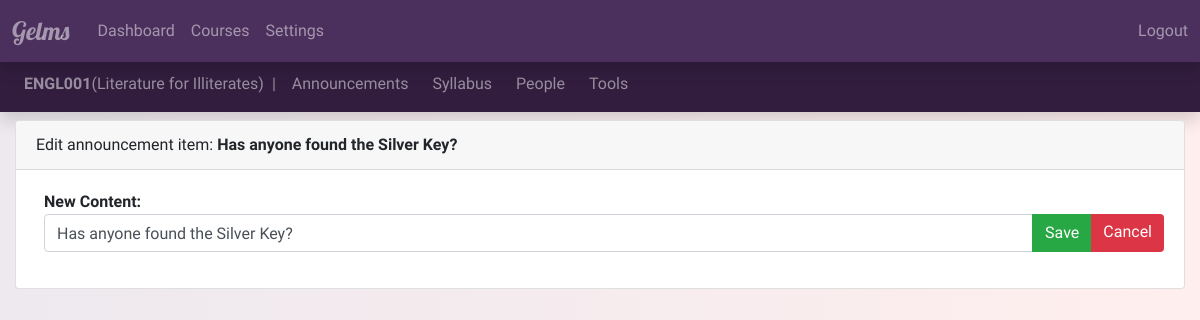
The app's page /ENGL001/announcement/20/announcement_edit (signed in) with its own data.
### courses/models.py (models this page shows, shortened)
class Course(models.Model):
    name = models.CharField(max_length=7, unique=True, help_text='e.g. ENPM613')
    title = models.CharField(max_length=200, help_text='e.g. Software Design and Implementation')
    DOMAIN_CHOICES = (
        ('Art', 'Art'),
        ('Computer Science', 'Computer Science'),
        ('Engineering', 'Engineering'),
        ('History', 'History'),
        ('Literature', 'Literature'),
        ('Math', 'Math'),
        ('Music', 'Music'),
        ('Physics', 'Physics'),
        ('Political Science', 'Political Science'),
        )
    domain = models.CharField(max_length=30, choices=DOMAIN_CHOICES, default='Art')
    students = models.ManyToManyField(CustomUser, related_name='course_students', limit_choices_to={'status': 'Student'}, blank=True)
    graders = models.ManyToManyField(CustomUser, related_name='course_graders', limit_choices_to={'status': 'Grader'}, blank=True)
    teachers = models.ManyToManyField(CustomUser, related_name='course_teachers', limit_choices_to={'status': 'Teacher'}, blank=True)

### announcements/models.py (models this page shows, shortened)
class Announcement(models.Model):
    content = models.CharField(max_length=1000)
    course = models.ForeignKey(Course, related_name='course_announcements', blank=True, on_delete=models.CASCADE)
    publish_date = models.DateTimeField(blank=True,null=True)
    publisher = models.CharField(max_length=100, blank=True)

### announcements/views.py (the view)
# urls.py: path('<course_name>/announcement/<announcement_id>/announcement_edit',AnnouncementView.announcement_edit,name="announcement_edit"),
    @csrf_exempt
    def announcement_edit(request,course_name,announcement_id):
        course = get_object_or_404(Course, name=course_name)
        announcement = get_object_or_404(Announcement, id = announcement_id)
        if request.method == "POST":
            form = AnnouncementForm(request.POST, instance = announcement)
            if form.is_valid():
                announcement = form.save(commit=False)
                announcement.publish_date = datetime.now()
                announcement.save()
                return redirect("announcements",course_name)
        else:
            form = AnnouncementForm(initial={'content':announcement.content})
        form.fields['content'].widget.attrs = {'class':'form-control'}
        def teacher_is_registered(course=course):
            if course.teachers.filter(uid=request.user.custom_user.uid):
                return True
            return False
        return render(request, 'announcements_edit.html',{'course':course,'announcement':announcement,'form':form,'teacher_is_registered':teacher_is_registered})

### announcements/forms.py
class AnnouncementForm(forms.ModelForm):
    class Meta:
        model = Announcement
        fields = ("content",)

### templates/announcements_edit.html (shortened to what this page needs)
{% extends 'base_course.html' %}
{% block content_course %}
<div class="card">
<div class="card-header">
Edit announcement item: <strong>{{announcement.content}}</strong>
</div>
<div class="card-body">
<form class="ml-2" method="POST">
      <strong>New Content:</strong>
      <div class="input-group">
        {{form.content}}
        <div class="input-group-append">
          <button class="btn btn-success" type="submit">Save</button>
          <a class="btn btn-danger border-0" type="button" href="{% url 'announcements' course.name %}">Cancel</a>
      </div>
      </div>
    </form>
  </div>
</div>
{% endblock %}

### templates/base_course.html (shortened to what this page needs)
{% extends 'base_dash.html' %}
{% block content_dash %}
  <div class="mb-2" style="margin-top:56px">
    <nav class="navbar bg-purple-dark navbar-expand-sm navbar-dark shadow">
    <span class="navbar-text ml-2">
    <strong class=>{{course.name}}</strong>({{course.title}})<text class="ml-2">|</text>
     </span>
    <div class="collapse navbar-collapse" id="collapse_target_course">
      <ul class="navbar-nav">
        <li class="nav-item ml-2">
          <a class="nav-link" href="{% url 'announcements' course.name %}">Announcements</a>
        </li>
        <li class="nav-item ml-2">
          <a class="nav-link" href="{% url 'syllabus' course.name %}">Syllabus</a>
        </li>
        <li class="nav-item ml-2">
          <a class="nav-link" href="{% url 'people' course.name %}">People</a>
        </li>
        <li class="nav-item ml-2">
          <a class="nav-link" href="{% url 'tools' course.name %}">Tools</a>
        </li>
      </ul>
      </div>
    </nav>
  </div>
  <div class="container-fluid">
    {% block content_course %}
    {% endblock %}
  </div>
{% endblock %}

### static/styles.css (style rules this page uses)
.base_body_style { background: #FFEEEE; background: -webkit-linear-gradient(to right, rgb(237, 233, 238), #FFEEEE); background: linear-gradient(to right, rgb(237, 233, 238), #FFEEEE); background-size: cover; padding-bottom:20px; font-family: 'Niramit', sans-serif; }
.bg-purple-dark { background-color: rgb(50, 29, 63); }
.navbar .navbar-nav a { transition: color 0.5s ease; }

### records on screen
Course: name "ENGL001", title "Literature for Illiterates"
Announcement: content "Has anyone found the Silver Key?"
